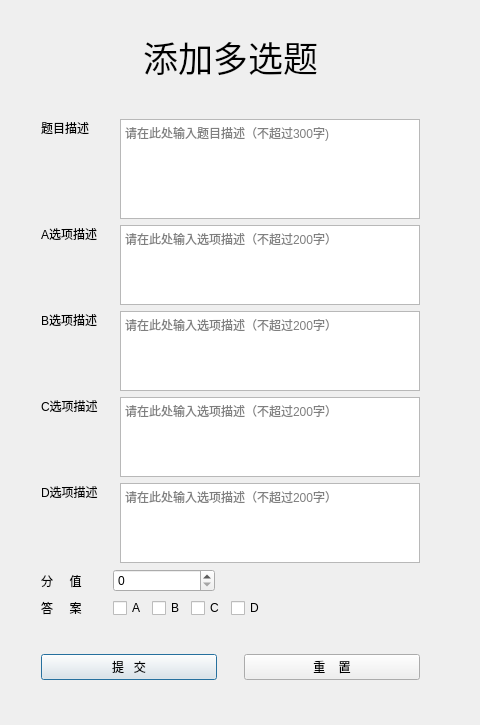
<?xml version="1.0" encoding="UTF-8"?>
<ui version="4.0">
 <class>AddMultiChoice</class>
 <widget class="QDialog" name="AddMultiChoice">
  <property name="geometry">
   <rect>
    <x>0</x>
    <y>0</y>
    <width>480</width>
    <height>725</height>
   </rect>
  </property>
  <property name="minimumSize">
   <size>
    <width>480</width>
    <height>725</height>
   </size>
  </property>
  <property name="maximumSize">
   <size>
    <width>480</width>
    <height>725</height>
   </size>
  </property>
  <property name="windowTitle">
   <string>添加多选题</string>
  </property>
  <property name="sizeGripEnabled">
   <bool>false</bool>
  </property>
  <property name="modal">
   <bool>false</bool>
  </property>
  <widget class="QWidget" name="layoutWidget">
   <property name="geometry">
    <rect>
     <x>30</x>
     <y>20</y>
     <width>401</width>
     <height>671</height>
    </rect>
   </property>
   <layout class="QVBoxLayout" name="verticalLayout" stretch="0,0,0,0,0,0,0,0,0,0,0">
    <item>
     <widget class="QLabel" name="label">
      <property name="font">
       <font>
        <family>黑体</family>
        <pointsize>26</pointsize>
        <weight>50</weight>
        <bold>false</bold>
       </font>
      </property>
      <property name="text">
       <string>添加多选题</string>
      </property>
      <property name="textFormat">
       <enum>Qt::AutoText</enum>
      </property>
      <property name="alignment">
       <set>Qt::AlignCenter</set>
      </property>
     </widget>
    </item>
    <item>
     <spacer name="verticalSpacer">
      <property name="orientation">
       <enum>Qt::Vertical</enum>
      </property>
      <property name="sizeHint" stdset="0">
       <size>
        <width>20</width>
        <height>40</height>
       </size>
      </property>
     </spacer>
    </item>
    <item>
     <layout class="QHBoxLayout" name="Descriptions" stretch="0,0,0">
      <item>
       <widget class="QLabel" name="label_2">
        <property name="sizePolicy">
         <sizepolicy hsizetype="Preferred" vsizetype="Expanding">
          <horstretch>0</horstretch>
          <verstretch>0</verstretch>
         </sizepolicy>
        </property>
        <property name="text">
         <string>题目描述</string>
        </property>
        <property name="alignment">
         <set>Qt::AlignLeading|Qt::AlignLeft|Qt::AlignTop</set>
        </property>
       </widget>
      </item>
      <item>
       <spacer name="horizontalSpacer_4">
        <property name="orientation">
         <enum>Qt::Horizontal</enum>
        </property>
        <property name="sizeType">
         <enum>QSizePolicy::Preferred</enum>
        </property>
        <property name="sizeHint" stdset="0">
         <size>
          <width>40</width>
          <height>20</height>
         </size>
        </property>
       </spacer>
      </item>
      <item>
       <widget class="QTextEdit" name="description">
        <property name="sizePolicy">
         <sizepolicy hsizetype="Preferred" vsizetype="Expanding">
          <horstretch>0</horstretch>
          <verstretch>0</verstretch>
         </sizepolicy>
        </property>
        <property name="minimumSize">
         <size>
          <width>300</width>
          <height>100</height>
         </size>
        </property>
        <property name="maximumSize">
         <size>
          <width>300</width>
          <height>100</height>
         </size>
        </property>
        <property name="readOnly">
         <bool>false</bool>
        </property>
        <property name="html">
         <string>&lt;!DOCTYPE HTML PUBLIC &quot;-//W3C//DTD HTML 4.0//EN&quot; &quot;http://www.w3.org/TR/REC-html40/strict.dtd&quot;&gt;
&lt;html&gt;&lt;head&gt;&lt;meta name=&quot;qrichtext&quot; content=&quot;1&quot; /&gt;&lt;style type=&quot;text/css&quot;&gt;
p, li { white-space: pre-wrap; }
&lt;/style&gt;&lt;/head&gt;&lt;body style=&quot; font-family:'SimSun'; font-size:9pt; font-weight:400; font-style:normal;&quot;&gt;
&lt;p style=&quot;-qt-paragraph-type:empty; margin-top:0px; margin-bottom:0px; margin-left:0px; margin-right:0px; -qt-block-indent:0; text-indent:0px;&quot;&gt;&lt;br /&gt;&lt;/p&gt;&lt;/body&gt;&lt;/html&gt;</string>
        </property>
        <property name="placeholderText">
         <string>请在此处输入题目描述（不超过300字)</string>
        </property>
       </widget>
      </item>
     </layout>
    </item>
    <item>
     <layout class="QHBoxLayout" name="A" stretch="1,0,8">
      <item>
       <widget class="QLabel" name="label_3">
        <property name="text">
         <string>A选项描述</string>
        </property>
        <property name="alignment">
         <set>Qt::AlignLeading|Qt::AlignLeft|Qt::AlignTop</set>
        </property>
       </widget>
      </item>
      <item>
       <spacer name="horizontalSpacer_7">
        <property name="orientation">
         <enum>Qt::Horizontal</enum>
        </property>
        <property name="sizeHint" stdset="0">
         <size>
          <width>40</width>
          <height>20</height>
         </size>
        </property>
       </spacer>
      </item>
      <item>
       <widget class="QTextEdit" name="choiceA">
        <property name="sizePolicy">
         <sizepolicy hsizetype="Preferred" vsizetype="Expanding">
          <horstretch>0</horstretch>
          <verstretch>0</verstretch>
         </sizepolicy>
        </property>
        <property name="minimumSize">
         <size>
          <width>300</width>
          <height>80</height>
         </size>
        </property>
        <property name="maximumSize">
         <size>
          <width>300</width>
          <height>80</height>
         </size>
        </property>
        <property name="readOnly">
         <bool>false</bool>
        </property>
        <property name="placeholderText">
         <string>请在此处输入选项描述（不超过200字）</string>
        </property>
       </widget>
      </item>
     </layout>
    </item>
    <item>
     <layout class="QHBoxLayout" name="B" stretch="1,0,8">
      <item>
       <widget class="QLabel" name="label_4">
        <property name="text">
         <string>B选项描述</string>
        </property>
        <property name="alignment">
         <set>Qt::AlignLeading|Qt::AlignLeft|Qt::AlignTop</set>
        </property>
       </widget>
      </item>
      <item>
       <spacer name="horizontalSpacer_8">
        <property name="orientation">
         <enum>Qt::Horizontal</enum>
        </property>
        <property name="sizeHint" stdset="0">
         <size>
          <width>40</width>
          <height>20</height>
         </size>
        </property>
       </spacer>
      </item>
      <item>
       <widget class="QTextEdit" name="choiceB">
        <property name="sizePolicy">
         <sizepolicy hsizetype="Preferred" vsizetype="Expanding">
          <horstretch>0</horstretch>
          <verstretch>0</verstretch>
         </sizepolicy>
        </property>
        <property name="minimumSize">
         <size>
          <width>300</width>
          <height>80</height>
         </size>
        </property>
        <property name="maximumSize">
         <size>
          <width>300</width>
          <height>80</height>
         </size>
        </property>
        <property name="readOnly">
         <bool>false</bool>
        </property>
        <property name="placeholderText">
         <string>请在此处输入选项描述（不超过200字）</string>
        </property>
       </widget>
      </item>
     </layout>
    </item>
    <item>
     <layout class="QHBoxLayout" name="C" stretch="1,0,8">
      <item>
       <widget class="QLabel" name="label_5">
        <property name="text">
         <string>C选项描述</string>
        </property>
        <property name="alignment">
         <set>Qt::AlignLeading|Qt::AlignLeft|Qt::AlignTop</set>
        </property>
       </widget>
      </item>
      <item>
       <spacer name="horizontalSpacer_9">
        <property name="orientation">
         <enum>Qt::Horizontal</enum>
        </property>
        <property name="sizeHint" stdset="0">
         <size>
          <width>40</width>
          <height>20</height>
         </size>
        </property>
       </spacer>
      </item>
      <item>
       <widget class="QTextEdit" name="choiceC">
        <property name="sizePolicy">
         <sizepolicy hsizetype="Preferred" vsizetype="Expanding">
          <horstretch>0</horstretch>
          <verstretch>0</verstretch>
         </sizepolicy>
        </property>
        <property name="minimumSize">
         <size>
          <width>300</width>
          <height>80</height>
         </size>
        </property>
        <property name="maximumSize">
         <size>
          <width>300</width>
          <height>80</height>
         </size>
        </property>
        <property name="readOnly">
         <bool>false</bool>
        </property>
        <property name="placeholderText">
         <string>请在此处输入选项描述（不超过200字）</string>
        </property>
       </widget>
      </item>
     </layout>
    </item>
    <item>
     <layout class="QHBoxLayout" name="D" stretch="1,0,8">
      <item>
       <widget class="QLabel" name="label_6">
        <property name="text">
         <string>D选项描述</string>
        </property>
        <property name="alignment">
         <set>Qt::AlignLeading|Qt::AlignLeft|Qt::AlignTop</set>
        </property>
       </widget>
      </item>
      <item>
       <spacer name="horizontalSpacer_10">
        <property name="orientation">
         <enum>Qt::Horizontal</enum>
        </property>
        <property name="sizeHint" stdset="0">
         <size>
          <width>40</width>
          <height>20</height>
         </size>
        </property>
       </spacer>
      </item>
      <item>
       <widget class="QTextEdit" name="choiceD">
        <property name="sizePolicy">
         <sizepolicy hsizetype="Preferred" vsizetype="Expanding">
          <horstretch>0</horstretch>
          <verstretch>0</verstretch>
         </sizepolicy>
        </property>
        <property name="minimumSize">
         <size>
          <width>300</width>
          <height>80</height>
         </size>
        </property>
        <property name="maximumSize">
         <size>
          <width>300</width>
          <height>80</height>
         </size>
        </property>
        <property name="readOnly">
         <bool>false</bool>
        </property>
        <property name="placeholderText">
         <string>请在此处输入选项描述（不超过200字）</string>
        </property>
       </widget>
      </item>
     </layout>
    </item>
    <item>
     <layout class="QHBoxLayout" name="horizontalLayout" stretch="2,1,8,16">
      <item>
       <widget class="QLabel" name="label_7">
        <property name="sizePolicy">
         <sizepolicy hsizetype="Fixed" vsizetype="Preferred">
          <horstretch>0</horstretch>
          <verstretch>0</verstretch>
         </sizepolicy>
        </property>
        <property name="text">
         <string>分     值</string>
        </property>
       </widget>
      </item>
      <item>
       <spacer name="horizontalSpacer_11">
        <property name="orientation">
         <enum>Qt::Horizontal</enum>
        </property>
        <property name="sizeType">
         <enum>QSizePolicy::Fixed</enum>
        </property>
        <property name="sizeHint" stdset="0">
         <size>
          <width>25</width>
          <height>20</height>
         </size>
        </property>
       </spacer>
      </item>
      <item>
       <widget class="QSpinBox" name="score">
        <property name="sizePolicy">
         <sizepolicy hsizetype="Expanding" vsizetype="Fixed">
          <horstretch>0</horstretch>
          <verstretch>0</verstretch>
         </sizepolicy>
        </property>
        <property name="maximum">
         <number>100</number>
        </property>
       </widget>
      </item>
      <item>
       <spacer name="horizontalSpacer_3">
        <property name="orientation">
         <enum>Qt::Horizontal</enum>
        </property>
        <property name="sizeType">
         <enum>QSizePolicy::Preferred</enum>
        </property>
        <property name="sizeHint" stdset="0">
         <size>
          <width>40</width>
          <height>20</height>
         </size>
        </property>
       </spacer>
      </item>
     </layout>
    </item>
    <item>
     <layout class="QHBoxLayout" name="horizontalLayout_3" stretch="3,1,0,0,0,0,5">
      <item>
       <widget class="QLabel" name="label_8">
        <property name="sizePolicy">
         <sizepolicy hsizetype="Fixed" vsizetype="Preferred">
          <horstretch>0</horstretch>
          <verstretch>0</verstretch>
         </sizepolicy>
        </property>
        <property name="text">
         <string>答     案</string>
        </property>
       </widget>
      </item>
      <item>
       <spacer name="horizontalSpacer_2">
        <property name="orientation">
         <enum>Qt::Horizontal</enum>
        </property>
        <property name="sizeType">
         <enum>QSizePolicy::Fixed</enum>
        </property>
        <property name="sizeHint" stdset="0">
         <size>
          <width>25</width>
          <height>20</height>
         </size>
        </property>
       </spacer>
      </item>
      <item>
       <widget class="QCheckBox" name="answerA">
        <property name="text">
         <string>A</string>
        </property>
       </widget>
      </item>
      <item>
       <widget class="QCheckBox" name="answerB">
        <property name="text">
         <string>B</string>
        </property>
       </widget>
      </item>
      <item>
       <widget class="QCheckBox" name="answerC">
        <property name="text">
         <string>C</string>
        </property>
       </widget>
      </item>
      <item>
       <widget class="QCheckBox" name="answerD">
        <property name="text">
         <string>D</string>
        </property>
       </widget>
      </item>
      <item>
       <spacer name="horizontalSpacer_6">
        <property name="orientation">
         <enum>Qt::Horizontal</enum>
        </property>
        <property name="sizeType">
         <enum>QSizePolicy::Preferred</enum>
        </property>
        <property name="sizeHint" stdset="0">
         <size>
          <width>40</width>
          <height>20</height>
         </size>
        </property>
       </spacer>
      </item>
     </layout>
    </item>
    <item>
     <spacer name="verticalSpacer_2">
      <property name="orientation">
       <enum>Qt::Vertical</enum>
      </property>
      <property name="sizeHint" stdset="0">
       <size>
        <width>20</width>
        <height>40</height>
       </size>
      </property>
     </spacer>
    </item>
    <item>
     <layout class="QHBoxLayout" name="horizontalLayout_2" stretch="8,1,8">
      <item>
       <widget class="QPushButton" name="submitBtn">
        <property name="text">
         <string>提   交</string>
        </property>
       </widget>
      </item>
      <item>
       <spacer name="horizontalSpacer">
        <property name="orientation">
         <enum>Qt::Horizontal</enum>
        </property>
        <property name="sizeHint" stdset="0">
         <size>
          <width>40</width>
          <height>20</height>
         </size>
        </property>
       </spacer>
      </item>
      <item>
       <widget class="QPushButton" name="resetBtn">
        <property name="text">
         <string>重    置</string>
        </property>
       </widget>
      </item>
     </layout>
    </item>
   </layout>
  </widget>
 </widget>
 <layoutdefault spacing="6" margin="11"/>
 <resources/>
 <connections/>
</ui>
